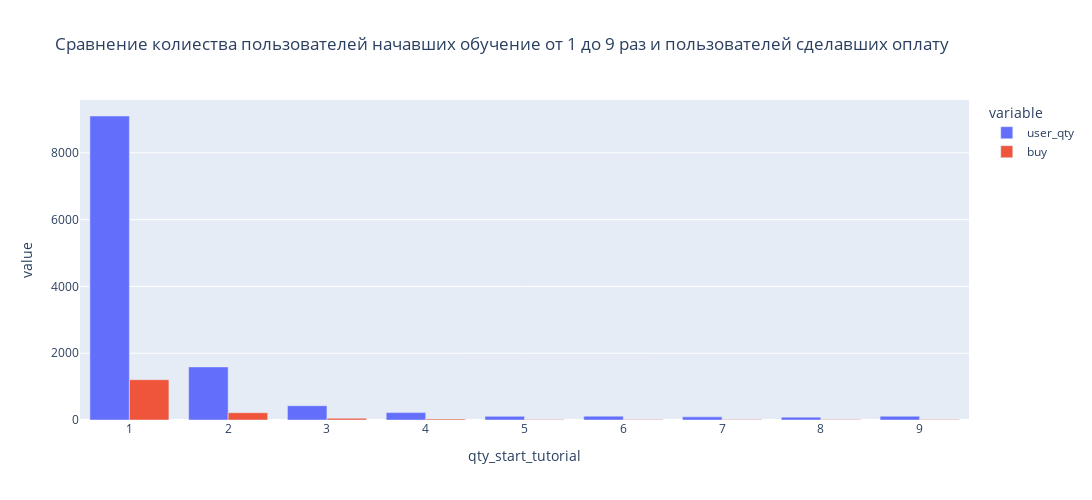

This figure's notebook cell:
### Code cell
# Построим шрафик для визуализации ответа по гипотизе 2
fig = px.bar(
    data_frame=education_count,
    x='qty_start_tutorial', 
    y=['user_qty', 'buy'], 
    height=500, 
    width=1100, 
    title='Сравнение колиества пользователей начавших обучение от 1 до 9 раз и пользователей сделавших оплату'
)
fig.update_layout(barmode='group')
fig.show()

### Figure 1 — Plotly figure (JSON) as saved in the notebook; plotly's stock layout.template omitted (floating-point values rounded to 4 significant figures)
{"data": [{"alignmentgroup": "True", "hovertemplate": "variable=user_qty<br>qty_start_tutorial=%{x}<br>value=%{y}<extra></extra>", "legendgroup": "user_qty", "marker": {"color": "#636efa", "pattern": {"shape": ""}}, "name": "user_qty", "offsetgroup": "user_qty", "orientation": "v", "showlegend": true, "textposition": "auto", "type": "bar", "x": [1, 2, 3, 4, 5, 6, 7, 8, 9], "xaxis": "x", "y": [9103, 1589, 427, 221, 109, 116, 94, 86, 113], "yaxis": "y"}, {"alignmentgroup": "True", "hovertemplate": "variable=buy<br>qty_start_tutorial=%{x}<br>value=%{y}<extra></extra>", "legendgroup": "buy", "marker": {"color": "#EF553B", "pattern": {"shape": ""}}, "name": "buy", "offsetgroup": "buy", "orientation": "v", "showlegend": true, "textposition": "auto", "type": "bar", "x": [1, 2, 3, 4, 5, 6, 7, 8, 9], "xaxis": "x", "y": [1207, 218, 51, 30, 16, 14, 12, 13, 17], "yaxis": "y"}], "layout": {"barmode": "group", "height": 500, "legend": {"title": {"text": "variable"}, "tracegroupgap": 0}, "title": {"text": "Сравнение колиества пользователей начавших обучение от 1 до 9 раз и пользователей сделавших оплату"}, "width": 1100, "xaxis": {"anchor": "y", "domain": [0, 1], "title": {"text": "qty_start_tutorial"}}, "yaxis": {"anchor": "x", "domain": [0, 1], "title": {"text": "value"}}}}
